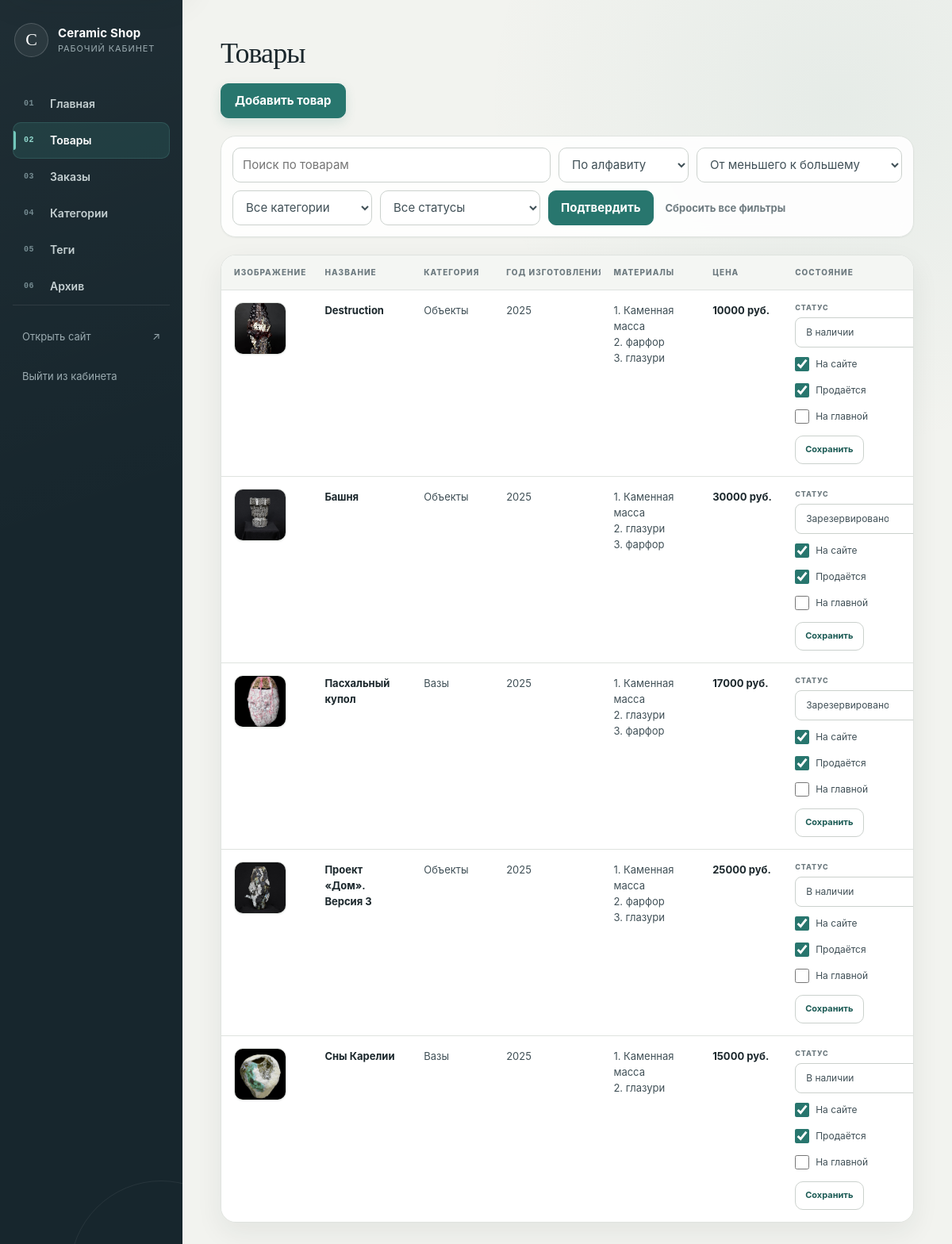
Screenshot of /admin/products (signed in) with the database file from the repository.
### tables this page shows
CREATE TABLE products (
    id TEXT PRIMARY KEY,
    name TEXT NOT NULL,
    description TEXT,
    price INTEGER NOT NULL,
    status TEXT NOT NULL DEFAULT 'available',
    img TEXT,
    category_id INTEGER,
    year INTEGER,
    materials TEXT NOT NULL DEFAULT 'Каменная масса',
    is_visible INTEGER NOT NULL DEFAULT 1,
    is_for_sale INTEGER NOT NULL DEFAULT 1,
    is_archived INTEGER NOT NULL DEFAULT 0,
    is_featured INTEGER NOT NULL DEFAULT 0,
    FOREIGN KEY (category_id) REFERENCES categories(id)
    );

CREATE TABLE categories (
    id INTEGER PRIMARY KEY AUTOINCREMENT,
    name TEXT NOT NULL UNIQUE,
    slug TEXT NOT NULL UNIQUE,
    description TEXT
    );

### routes/admin/products.py (the view)
@admin_bp.route("/admin/products")
def admin_products():
    category_slug = request.args.get('category')
    sort_by = request.args.get('sort_by', 'name')
    order = request.args.get('order', 'ASC').upper()
    search_query = request.args.get('q', '').strip()
    status = request.args.get('status', '').strip().lower()
    categories = get_all_categories()
    current_category = None
    if category_slug:
        current_category = get_category_by_slug(category_slug)
        if not current_category:
            flash('Категория не найдена', 'error')
            return redirect(url_for('admin.admin_products'))
    if status and status not in PRODUCT_STATUSES:
        flash('Некорректный статус товара', 'error')
        return redirect(url_for('admin.admin_products'))
    products = get_all_products(category_slug=category_slug,
                                sort_by=sort_by,
                                order=order,
                                search_query=search_query,
                                status=status,
                                only_visible=False,
                                is_archived=False)
    return render_template("admin/products.html",
                           products=products,
                           categories=categories,
                           category_slug=category_slug,
                           current_category=current_category,
                           current_sort=sort_by,
                           current_order=order,
                           current_status=status,
                           search_query=search_query,
                           product_statuses=PRODUCT_STATUSES)

### database/categories.py (called while the page is built)
def get_all_categories():
    conn = get_db_connection()
    categories = conn.execute("SELECT * FROM categories ORDER BY name").fetchall()
    conn.close()
    return categories

### database/connection.py (called while the page is built)
def get_db_connection():
    database_path = current_app.config["DATABASE"]
    conn = sqlite3.connect(database_path)
    conn.execute("PRAGMA foreign_keys = ON")
    conn.row_factory = sqlite3.Row
    return conn

### routes/admin/auth.py (called while the page is built)
@admin_bp.before_request
def require_admin_login():
    allowed_endpoints = {
        'admin.login'
    }
    if request.endpoint in allowed_endpoints:
        return
    if session.get('is_admin'):
        return
    flash('Сначала войдите в админку', 'error')
    return redirect(url_for('admin.login'))

### services/cart_service.py (called while the page is built)
def get_cart(session):
    return session.get("cart", {})

def get_cart_count(session):
    cart = get_cart(session)
    return sum(cart.values())

### services/csrf_service.py (called while the page is built)
def get_csrf_token():
    if "csrf_token" not in session:
        session["csrf_token"] = secrets.token_urlsafe(32)
    return session["csrf_token"]

### templates/admin/products.html (shortened to what this page needs)
{% extends "admin/base.html" %}
{% block content %}
<h1 class="admin-page-title">Товары</h1>
<div class="admin-actions">
    <a href="{{ url_for('admin.new_product') }}" class="admin-button">
        Добавить товар
    </a>
</div>
<form action="{{ url_for('admin.admin_products') }}" method="get" class='admin-filters'>
    <input type="text" name="q" value="{{ search_query }}" placeholder="Поиск по товарам" class="admin-search-input">
    <select name="sort_by" id="sort_by">
        <option value="name" {% if current_sort == 'name'%}selected{% endif %}>По алфавиту</option>
    </select>
    <select name="order" id="order">
        <option value="ASC" {% if current_order == 'ASC'%}selected{% endif %}>От меньшего к большему</option>
    </select>
    <select name="category" id="category">
        <option value="">Все категории</option>
    </select>
	<select name="status" id="status">
		<option value="">Все статусы</option>
	</select>
    <button type="submit">Подтвердить</button>
	<a href="{{ url_for('admin.admin_products')}}" class="admin-reset-link">Сбросить все фильтры</a>
</form>
{% if products %}
    <div class="admin-table-wrapper">
        <table class="admin-table admin-table--products">
            <thead>
                <tr>
                    <th>Изображение</th>
                    <th>Название</th>
                    <th>Категория</th>
                    <th>Год изготовления</th>
                    <th>Материалы</th>
                    <th>Цена</th>
                    <th>Состояние</th>
                </tr>
            </thead>
            <tbody>
                {% for product in products %}
                <tr>
                <td data-label="Изображение" class="admin-table-image-cell">
                    {% if product.img %}
                        <img src="{{ product.img }}" alt="{{ product.name }}" class="admin-product-thumb">
                    {% else %}
                        <span class="admin-muted">Нет фото</span>
                    {% endif %}
                </td>
                <td data-label="Название"><strong>{{ product.name }}</strong></td>
                <td data-label="Категория">{{ product.category_name if product.category_name else '—' }}</td>
                <td data-label="Год">{{ product.year if product.year else "—" }}</td>
                <td data-label="Материалы">
                    {% if product.materials %}
                        {% for item in product.materials.split(', ') %}
                            {{ loop.index }}. {{ item }}<br>
                        {% endfor %}
                    {% else %}
                        —
                    {% endif %}
                </td>
                <td data-label="Цена" class="admin-price">{{ product.price }} руб.</td>
                <td data-label="Состояние" class="admin-product-state">
                    <form
                        action="{{ url_for('admin.update_product_state_route', product_id=product.id) }}"
                        method="post"
                        class="admin-product-state__form"
                    >
                        <label class="admin-product-state__field">
                            <span>Статус</span>
                            <select name="status">
                                {% for status_value, status_label in product_statuses.items() %}
                                    <option
                                        value="{{ status_value }}"
                                        {% if product.status == status_value %}selected{% endif %}
                                    >
                                        {{ status_label }}
                                    </option>
                                {% endfor %}
                            </select>
                        </label>
                        <label class="admin-product-state__check">
                            <input
                                type="checkbox"
                                name="is_visible"
                                value="1"
                                {% if product.is_visible %}checked{% endif %}
                            >
                            <span>На сайте</span>
                        </label>
                        <label class="admin-product-state__check">
                            <input
                                type="checkbox"
                                name="is_for_sale"
                                value="1"
                                {% if product.is_for_sale %}checked{% endif %}
                            >
                            <span>Продаётся</span>
                        </label>
                        <label class="admin-product-state__check">
                            <input
                                type="checkbox"
                                name="is_featured"
                                value="1"
                            >
                            <span>На главной</span>
                        </label>
                        <button type="submit" class="admin-product-state__submit">
                            Сохранить
                        </button>
                    </form>
                </td>
                </tr>
                {% endfor %}
            </tbody>
        </table>
    </div>
{% endif %}
{% endblock %}

### rows the page displays
products: img (picture), name "Destruction", name "Объекты", year "2025", item "Каменная масса" "фарфор" "глазури", price "10000", status "В наличии", is_visible "☑", is_for_sale "☑"
products: img (picture), name "Башня", name "Объекты", year "2025", item "Каменная масса" "глазури" "фарфор", price "30000", status "Зарезервировано", is_visible "☑", is_for_sale "☑"
products: img (picture), name "Пасхальный купол", name "Вазы", year "2025", item "Каменная масса" "глазури" "фарфор", price "17000", status "Зарезервировано", is_visible "☑", is_for_sale "☑"
products: img (picture), name "Проект «Дом». Версия 3", name "Объекты", year "2025", item "Каменная масса" "фарфор" "глазури", price "25000", status "В наличии", is_visible "☑", is_for_sale "☑"
products: img (picture), name "Сны Карелии", name "Вазы", year "2025", item "Каменная масса" "глазури", price "15000", status "В наличии", is_visible "☑", is_for_sale "☑"
